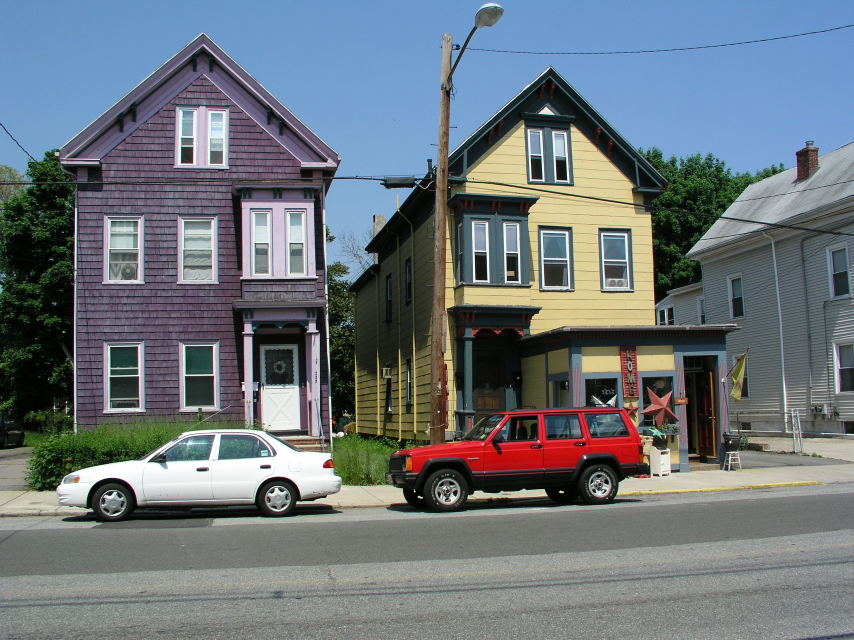
#> input picture DeconvolutionColorPrior/images/houses_big.jpg, 2560 x 1920 px (shown at 1/3 size)
$ python debug_fft_noise.py
#> lines starting #> are read from the running program, lines starting #| are printed output that depends on the picture
#!/usr/bin/env python3
"""Debug FFT noise amplification."""

import numpy as np
from scipy.fft import fft2, ifft2, fftshift
from pathlib import Path
import imageio.v3 as iio
from skimage.transform import resize

from deconv import psf2otf, img_to_norm_grayscale


def create_blur_kernel(image_path, size):
    """Load and resize blur kernel from image."""
    kernel = iio.imread(image_path)
    kernel = img_to_norm_grayscale(kernel)
    kernel = resize(kernel, (size, size), order=3, anti_aliasing=True)
    kernel = kernel / kernel.sum()
    return kernel


def analyze_noise_amplification():
    """Analyze how noise gets amplified in the FFT solve."""
    print("=== Analyzing noise amplification in FFT solve ===")

    base_dir = Path(__file__).parent / 'DeconvolutionColorPrior'
    kernel_path = base_dir / 'kernels' / 'fading.png'
    image_path = base_dir / 'images' / 'houses_big.jpg'

    # Load image
    I = iio.imread(image_path)
#> I is the input picture: shape (1920, 2560, 3); mean R, G, B 108.5, 117.3, 123.3
    I = resize(I, (int(I.shape[0] * 0.15), int(I.shape[1] * 0.15)), anti_aliasing=True)
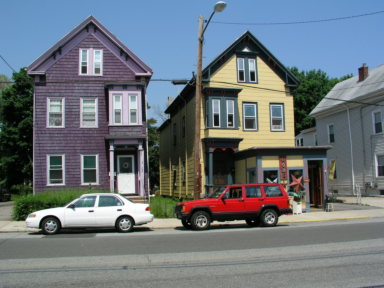
#> I: shape (288, 384, 3) float64; mean R, G, B 0.426, 0.46, 0.483
    I = I.astype(np.float64)
    I = I / I.max()
    I = I ** 2.0
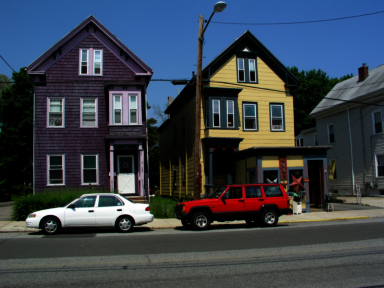
#> I: shape (288, 384, 3) float64; mean R, G, B 0.224, 0.258, 0.299

    img = I[:, :, 2]  # Use blue channel (largest blur)
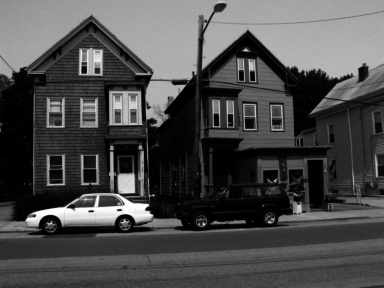
#> img: shape (288, 384) float64; min 1.8e-07, max 0.998, mean 0.299
    kernel = create_blur_kernel(kernel_path, 43)
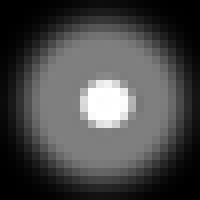
#> input picture DeconvolutionColorPrior/kernels/fading.png, 25 x 25 px (shown 8 times larger)
#> in create_blur_kernel, kernel is the input picture: shape (25, 25, 3); min 0, max 255, mean 72.2
    shape = img.shape

    print(f"Image shape: {shape}")
    print(f"Kernel shape: {kernel.shape}")

    # Compute OTF
    otf = psf2otf(kernel, shape)
    abs_otf = np.abs(otf)

    print(f"\nOTF statistics:")
    print(f"  min |OTF|: {abs_otf.min():.6f}")
    print(f"  max |OTF|: {abs_otf.max():.6f}")
    print(f"  mean |OTF|: {abs_otf.mean():.6f}")

    # Compute Nomin1 and Denom1
    Nomin1 = np.conj(otf) * fft2(img)
    Denom1 = abs_otf ** 2

    print(f"\nNomin1 (H* Y) statistics:")
    print(f"  min |Nomin1|: {np.abs(Nomin1).min():.6f}")
    print(f"  max |Nomin1|: {np.abs(Nomin1).max():.6f}")
    print(f"  mean |Nomin1|: {np.abs(Nomin1).mean():.6f}")

    print(f"\nDenom1 (|H|²) statistics:")
    print(f"  min: {Denom1.min():.6f}")
    print(f"  max: {Denom1.max():.6f}")
    print(f"  mean: {Denom1.mean():.6f}")

    # Find frequencies where OTF is near zero but Nomin1 is not
    threshold = 0.01 * abs_otf.max()
    small_otf_mask = abs_otf < threshold

    print(f"\nAt frequencies where |OTF| < {threshold:.4f}:")
    small_nomin = np.abs(Nomin1[small_otf_mask])
    print(f"  Number of frequencies: {small_otf_mask.sum()} / {Denom1.size}")
    print(f"  |Nomin1| range: [{small_nomin.min():.6f}, {small_nomin.max():.6f}]")
    print(f"  |Nomin1| mean: {small_nomin.mean():.6f}")

    # The solve_fft computes: (c*Nomin1 + fft(f)) / (c*Denom1 + 1)
    # At small OTF frequencies: ≈ c*Nomin1 + fft(f)
    # If Nomin1 is noisy here, it passes through!

    # Check if the issue is that Nomin1 has a non-zero pattern at these frequencies
    # that shouldn't be there (i.e., it's noise from the observed image)

    # Let's check the ratio Nomin1 / OTF at various frequencies
    # At valid frequencies, this should equal fft(img)
    # At small OTF, this ratio will be huge

    # Instead, let's check what the theoretical "true" signal should be
    # If we had perfect deconvolution: X = Y / H (in freq domain)
    # But this blows up at OTF zeros

    # Let's see what c (the regularization constant) does
    tau = 0.9  # typical value
    lambda_residual = 750

    c = tau * 2 * lambda_residual
    print(f"\nWith tau={tau}, lambda={lambda_residual}:")
    print(f"  c = tau * 2 * lambda = {c:.1f}")

    # Effective denominator at small OTF:
    # c * Denom1 + 1 ≈ c * 0 + 1 = 1
    # So numerator passes through essentially unchanged

    # At these frequencies, x ≈ c * Nomin1 + fft(f)
    # If Nomin1 has amplitude ~0.001 and c = 2100, then c*Nomin1 ~ 2.1

    print(f"\nAt small OTF frequencies, c * |Nomin1| statistics:")
    c_nomin = c * small_nomin
    print(f"  range: [{c_nomin.min():.2f}, {c_nomin.max():.2f}]")
    print(f"  mean: {c_nomin.mean():.2f}")

    # Compare with fft(f) at same frequencies
    fft_img = fft2(img)
    fft_at_small = np.abs(fft_img[small_otf_mask])
    print(f"\n|fft(img)| at small OTF frequencies:")
    print(f"  range: [{fft_at_small.min():.2f}, {fft_at_small.max():.2f}]")
    print(f"  mean: {fft_at_small.mean():.2f}")

    # So the ratio of c*Nomin1 to fft(img) at small OTF frequencies tells us
    # how much the "noise" from deconvolution contributes relative to the input
    ratio = c_nomin / (fft_at_small + 1e-10)
    print(f"\nRatio c*|Nomin1| / |fft(img)| at small OTF:")
    print(f"  range: [{ratio.min():.2f}, {ratio.max():.2f}]")
    print(f"  mean: {ratio.mean():.2f}")
    print(f"  If this >> 1, deconvolution artifacts dominate")


def test_lower_lambda():
    """Test if lower lambda reduces banding."""
    print("\n=== Testing with lower lambda ===")

    base_dir = Path(__file__).parent / 'DeconvolutionColorPrior'
    kernel_path = base_dir / 'kernels' / 'fading.png'
    image_path = base_dir / 'images' / 'houses_big.jpg'

    I = iio.imread(image_path)
    I = resize(I, (int(I.shape[0] * 0.15), int(I.shape[1] * 0.15)), anti_aliasing=True)
    I = I.astype(np.float64)
    I = I / I.max()
    I = I ** 2.0

    img = I[:, :, 2]
    kernel = create_blur_kernel(kernel_path, 43)
    shape = img.shape

    otf = psf2otf(kernel, shape)
    Nomin1 = np.conj(otf) * fft2(img)
    Denom1 = np.abs(otf) ** 2

    output_dir = Path(__file__).parent / 'output'
    output_dir.mkdir(exist_ok=True)

    tau = 0.9

    for lambda_val in [10, 50, 100, 300, 750]:
        c = tau * 2 * lambda_val
        x = (c * Nomin1 + fft2(img)) / (c * Denom1 + 1)
        result = np.real(ifft2(x))

        row_means = result.mean(axis=1)
        row_jump = np.abs(np.diff(row_means)).max()

        print(f"lambda={lambda_val}: c={c:.0f}, row-to-row max jump = {row_jump:.4f}")

        result_clipped = np.clip(result, 0, 1)
        iio.imwrite(output_dir / f'debug_lambda_{lambda_val}_direct.png',
                    (result_clipped * 255).astype(np.uint8))


def test_with_synthetic_clean():
    """Test with synthetically blurred image (no acquisition noise)."""
    print("\n=== Testing with synthetic clean image ===")

    base_dir = Path(__file__).parent / 'DeconvolutionColorPrior'
    kernel_path = base_dir / 'kernels' / 'fading.png'
    image_path = base_dir / 'images' / 'houses_big.jpg'

    # Load sharp image
    I = iio.imread(image_path)
    I = resize(I, (int(I.shape[0] * 0.15), int(I.shape[1] * 0.15)), anti_aliasing=True)
    I = I.astype(np.float64)
    I = I / I.max()
    I = I ** 2.0

    sharp = I[:, :, 2]
    kernel = create_blur_kernel(kernel_path, 43)
    shape = sharp.shape

    # Blur the image ourselves (perfectly, no noise)
    from scipy.ndimage import convolve
    blurred = convolve(sharp, kernel, mode='reflect')

    print(f"Sharp image range: [{sharp.min():.4f}, {sharp.max():.4f}]")
    print(f"Blurred image range: [{blurred.min():.4f}, {blurred.max():.4f}]")

    # Now try to deconvolve
    otf = psf2otf(kernel, shape)
    Nomin1 = np.conj(otf) * fft2(blurred)
    Denom1 = np.abs(otf) ** 2

    tau = 0.9
    lambda_val = 750
    c = tau * 2 * lambda_val

    x = (c * Nomin1 + fft2(blurred)) / (c * Denom1 + 1)
    result = np.real(ifft2(x))

    row_jump = np.abs(np.diff(result.mean(axis=1))).max()
    print(f"\nWith synthetic clean blurred image:")
    print(f"  row-to-row max jump = {row_jump:.4f}")

    output_dir = Path(__file__).parent / 'output'
    result_clipped = np.clip(result, 0, 1)
    iio.imwrite(output_dir / 'debug_synthetic_clean.png',
                (result_clipped * 255).astype(np.uint8))

    # Compare with original noisy blurred
    # Actually the demo adds noise... let me use the original image directly
    Nomin1_orig = np.conj(otf) * fft2(I[:, :, 2])
    x_orig = (c * Nomin1_orig + fft2(I[:, :, 2])) / (c * Denom1 + 1)
    result_orig = np.real(ifft2(x_orig))

    row_jump_orig = np.abs(np.diff(result_orig.mean(axis=1))).max()
    print(f"With original (unblurred) image:")
    print(f"  row-to-row max jump = {row_jump_orig:.4f}")


def check_frequency_structure():
    """Check if the banding is at specific frequencies."""
    print("\n=== Checking frequency structure of banding ===")

    base_dir = Path(__file__).parent / 'DeconvolutionColorPrior'
    kernel_path = base_dir / 'kernels' / 'fading.png'
    image_path = base_dir / 'images' / 'houses_big.jpg'

    I = iio.imread(image_path)
    I = resize(I, (int(I.shape[0] * 0.15), int(I.shape[1] * 0.15)), anti_aliasing=True)
    I = I.astype(np.float64)
    I = I / I.max()
    I = I ** 2.0

    img = I[:, :, 2]
    kernel = create_blur_kernel(kernel_path, 43)
    shape = img.shape

    otf = psf2otf(kernel, shape)
    Nomin1 = np.conj(otf) * fft2(img)
    Denom1 = np.abs(otf) ** 2

    tau = 0.9
    lambda_val = 750
    c = tau * 2 * lambda_val

    x_fft = (c * Nomin1 + fft2(img)) / (c * Denom1 + 1)
    result = np.real(ifft2(x_fft))

    # Take FFT of result to see frequency content
    result_fft = fft2(result)
    input_fft = fft2(img)

    # Compute ratio
    ratio = np.abs(result_fft) / (np.abs(input_fft) + 1e-10)

    print("Frequency amplification ratio (result/input):")
    print(f"  At DC: {ratio[0, 0]:.2f}")
    print(f"  At (1, 0): {ratio[1, 0]:.2f}")
    print(f"  At (0, 1): {ratio[0, 1]:.2f}")
    print(f"  At (H//4, 0): {ratio[shape[0]//4, 0]:.2f}")
    print(f"  At (0, W//4): {ratio[0, shape[1]//4]:.2f}")
    print(f"  At (H//2, 0): {ratio[shape[0]//2, 0]:.2f}")
    print(f"  At (0, W//2): {ratio[0, shape[1]//2]:.2f}")

    # Horizontal banding = variation in vertical direction = ky ≠ 0 frequencies
    # Let's look at the column 0 (all ky, kx=0) of the FFT
    col0_input = np.abs(input_fft[:, 0])
    col0_result = np.abs(result_fft[:, 0])
    col0_ratio = ratio[:, 0]

    print("\nVertical frequency (kx=0) amplification:")
    print(f"  Input power (col 0): {col0_input.sum():.2f}")
    print(f"  Result power (col 0): {col0_result.sum():.2f}")
    print(f"  Mean amplification: {col0_ratio.mean():.2f}")
    print(f"  Max amplification: {col0_ratio.max():.2f} at ky={col0_ratio.argmax()}")

    # Save the ratio pattern
    output_dir = Path(__file__).parent / 'output'
    ratio_shifted = fftshift(ratio)
    ratio_log = np.log10(ratio_shifted + 1e-10)
    ratio_norm = (ratio_log - ratio_log.min()) / (ratio_log.max() - ratio_log.min())
    iio.imwrite(output_dir / 'debug_freq_amplification.png',
                (ratio_norm * 255).astype(np.uint8))
    print(f"\nSaved frequency amplification pattern to {output_dir}/debug_freq_amplification.png")


if __name__ == '__main__':
    analyze_noise_amplification()
#> (the call stopped at in create_blur_kernel, `kernel = img_to_norm_grayscale(kernel)`: deconv is not available in this run)
    test_lower_lambda()
#> (the call stopped at in create_blur_kernel, `kernel = img_to_norm_grayscale(kernel)`: deconv is not available in this run)
    test_with_synthetic_clean()
#> (the call stopped at in create_blur_kernel, `kernel = img_to_norm_grayscale(kernel)`: deconv is not available in this run)
    check_frequency_structure()
#> (the call stopped at in create_blur_kernel, `kernel = img_to_norm_grayscale(kernel)`: deconv is not available in this run)
